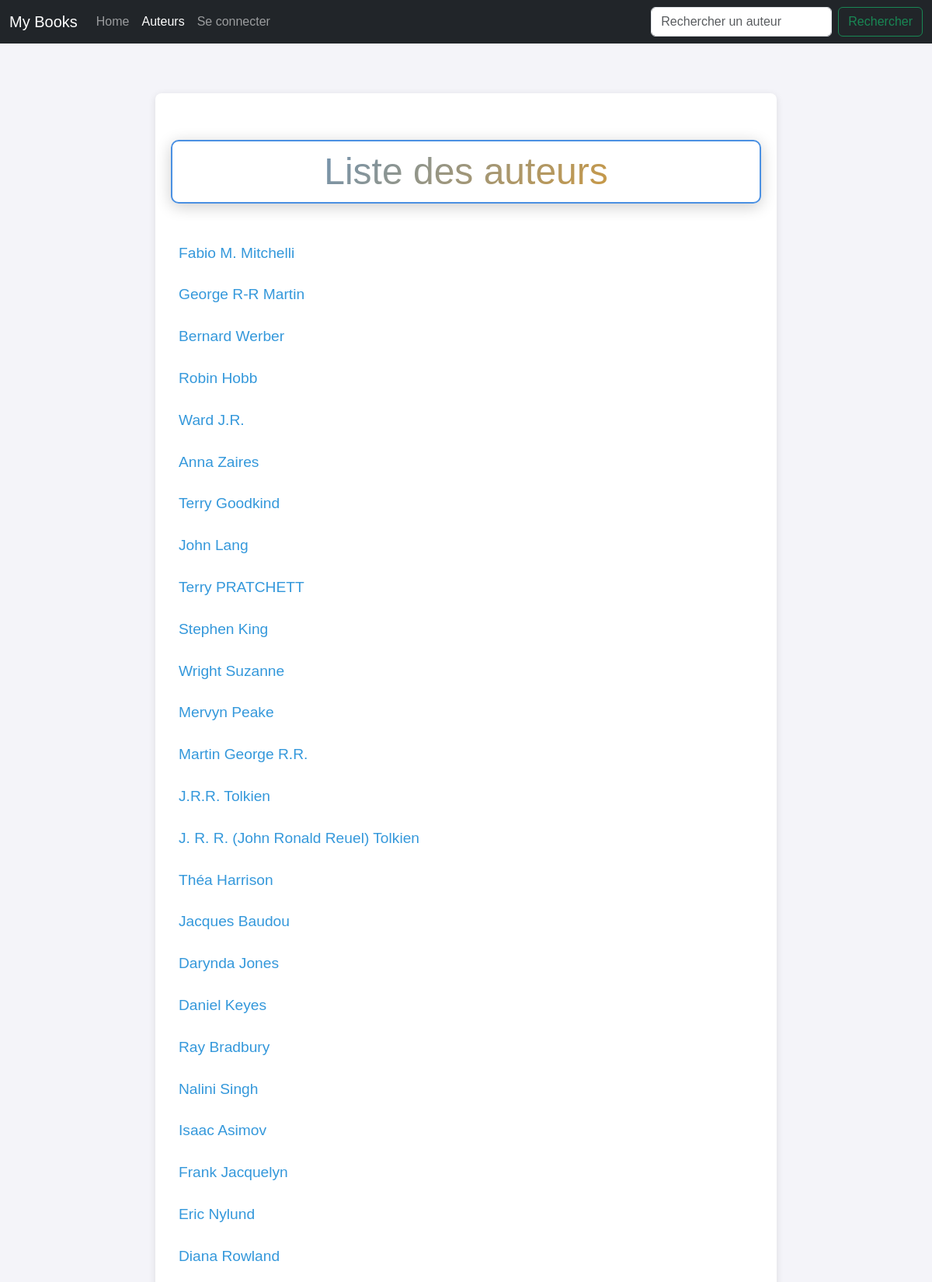
The app's page /authors (upper part) with its own data.
### tuto/models.py (models this page shows, shortened)
class Author(db.Model):
    id = db.Column(db.Integer, primary_key=True)
    name = db.Column(db.String(100))

### tuto/views.py (the view)
@app.route("/authors")
def authors():
    return render_template("authors.html", authors=Author.query.all())

### tuto/templates/authors.html (shortened to what this page needs)
{% extends 'base.html' %}
{% block styles %}
    {{ super() }}
    <link rel="stylesheet" href="{{ url_for('static', filename='auteurs.css') }}">
{% endblock %}
{% block content %}
    <h1>Liste des auteurs</h1>
    {% for author in authors %}
        <a class="author-link" href="{{ url_for('edit_author', id=author.id) }}">{{ author.name }}</a>
    {% endfor %}
{% endblock %}

### tuto/static/auteurs.css (style rules this page uses)
body { font-family: 'Arial', sans-serif; background-color: #f4f4f9; color: #333; margin: 0; padding: 20px; }
h1 { font-size: 3rem; text-align: center; margin: 40px 0; padding: 10px; background: linear-gradient(135deg, #4a90e2, #f39c12); -webkit-background-clip: text; -webkit-text-fill-color: transparent; border: 2px solid #4a90e2; border-radius: 10px; box-shadow: 0 4px 20px rgba(0, 0, 0, 0.2); }
.author-link { display: block; font-size: 1.2rem; color: #3498db; text-decoration: none; padding: 10px; margin: 5px 0; border-radius: 5px; transition: background-color 0.3s ease, color 0.3s ease; }

### records on screen
Author: name "Fabio M. Mitchelli"
Author: name "George R-R Martin"
Author: name "Bernard Werber"
Author: name "Robin Hobb"
Author: name "Ward J.R."
Author: name "Anna Zaires"
Author: name "Terry Goodkind"
Author: name "John Lang"
Author: name "Terry PRATCHETT"
Author: name "Stephen King"
Author: name "Wright Suzanne"
Author: name "Mervyn Peake"
Author: name "Martin George R.R."
Author: name "J.R.R. Tolkien"
Author: name "J. R. R. (John Ronald Reuel) Tolkien"
Author: name "Théa Harrison"
Author: name "Jacques Baudou"
Author: name "Darynda Jones"
Author: name "Daniel Keyes"
Author: name "Ray Bradbury"
Author: name "Nalini Singh"
Author: name "Isaac Asimov"
Author: name "Frank Jacquelyn"
Author: name "Eric Nylund"
Author: name "Diana Rowland"
